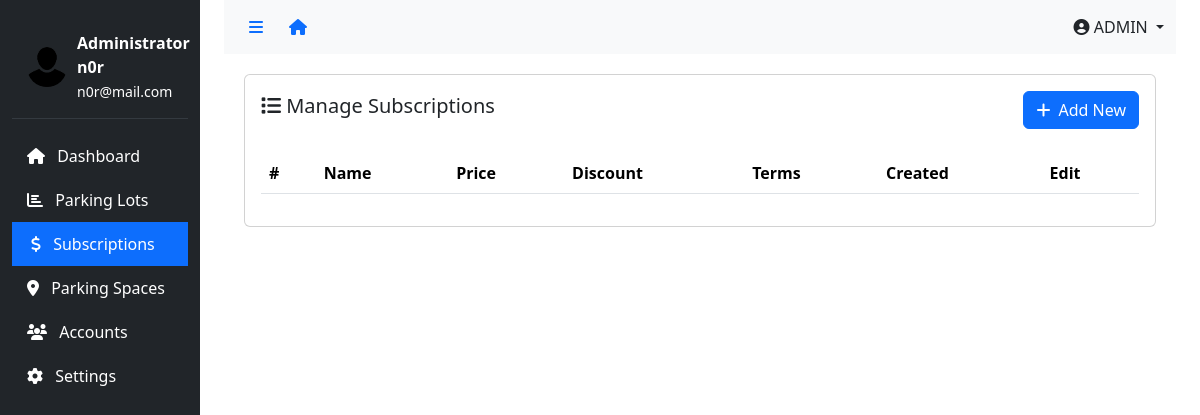
The app's page /dashboard/subscriptions (signed in), older data.
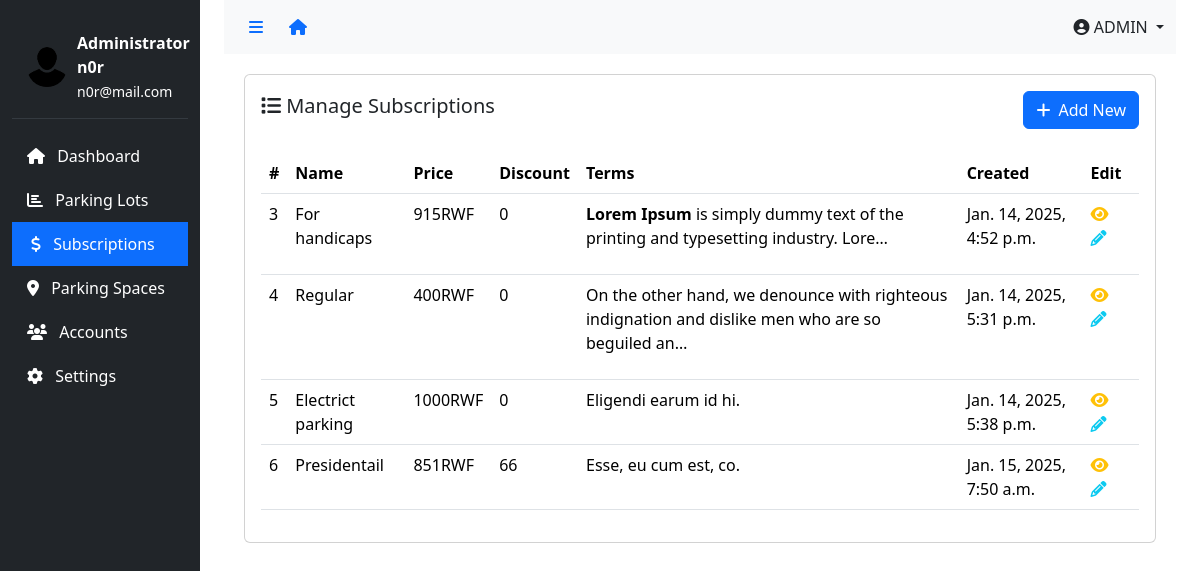
The same page, newer data.
### app/models.py (models this page shows, shortened)
class User(AbstractUser):
    class Role(models.TextChoices):
        ATTENDANTS = "ATTENDANTS", "Attendants"
        ADMIN = "ADMIN", "Admin"
        CLIENT = "CLIENT", "Client"
    role = models.CharField(
        max_length=50,
        choices=Role.choices,
        default=Role.CLIENT  # Set default role to CLIENT
    )
    phone_number = models.CharField(
        validators=[phone_regex],
        max_length=10,
        unique=True,
        null=True
    )
    groups = models.ManyToManyField(
        'auth.Group',
        related_name='users',
        blank=True,
        help_text='The groups this user belongs to.'
    )
    user_permissions = models.ManyToManyField(
        'auth.Permission',
        related_name='users',
        blank=True,
        help_text='Specific permissions for this user.'
    )

class Subscription(models.Model):
    name = models.CharField(max_length=255, unique=True)
    price = models.IntegerField()
    discount_rate = models.PositiveIntegerField(validators=[MaxValueValidator(100)])
    terms = models.TextField()
    created_at = models.DateTimeField(auto_now_add=True)

### app/views.py (the view)
# urls.py: path('dashboard/subscriptions', views.subscriptions, name="subscriptions"),
@login_required
@admin_required
def subscriptions(request):
    sublist = Subscription.objects.all()
    context={
        'subscriptions': sublist,
        'active_menu': 'subscriptions'
    }
    return render(request, "dashboard/subscriptions.html", context)

### app/templates/app/dashboard/subscriptions.html (shortened to what this page needs)
{% extends 'dashboard/base.html' %}
{% block content %}
    <div class="content">
        <div class="card">
            <div class="card-body">
    <div class="d-flex justify-content-between align-items-center">
        <h5 class="card-title"><i class="fas fa-list"></i> Manage Subscriptions</h5>
        <a href="{% url 'create_subscription' %}" class="btn btn-primary"><i class="fas fa-plus me-2"></i>Add New</a>
    </div>
<br>
              <div class="table-responsive">
                <table class="table" id="activityTable">
                  <thead>
                    <tr>
                      <th>#</th>
                      <th>Name</th>
                      <th>Price</th>
                      <th>Discount</th>
                      <th>Terms</th>
                      <th>Created</th>
                      <th>Edit</th>
                    </tr>
                  </thead>
                  <tbody>
                    {% for sub in subscriptions %}
                    <tr>
                      <td>{{ sub.id }}</td>
                      <td>{{ sub.name }}</td>
                      <td>{{ sub.price }}RWF</td>
                      <td>{{ sub.discount_rate }}</td>
                      <td>{{ sub.terms|safe|truncatechars:100 }}</td>
                      <td>{{ sub.created_at }}</td>
                      <td>
                        <a href="{% url 'subscription_view' sub.pk %}"><i class="fas fa-eye me-2 text-warning"></i></a>
                        <a href="{% url 'update_subscription' sub.pk %}"><i class="fas fa-pencil me-2 text-info"></i></a>
                    </td>
                    </tr>
                {% endfor %}
                  </tbody>
                </table>
              </div>
            </div>
          </div>
    </div>
{% endblock %}

### app/templates/app/dashboard/base.html (shortened to what this page needs)
{% load static %}
<!DOCTYPE html>
<html lang="en">
<head>
  <link href="https://cdnjs.cloudflare.com/ajax/libs/bootstrap/5.3.2/css/bootstrap.min.css" rel="stylesheet" />
  <link href="https://cdnjs.cloudflare.com/ajax/libs/font-awesome/6.4.2/css/all.min.css" rel="stylesheet" />
  <link href="https://cdnjs.cloudflare.com/ajax/libs/datatables/1.10.21/css/jquery.dataTables.min.css"
    rel="stylesheet" />
</head>
<body>
  <div class="container-fluid">
    <div class="row">
      {% if request.user.role == "ADMIN" %}
      {% include '../dashboard/includes/admin-sidebar.html' %}
      {% elif request.user.role == "ATTENDANTS" %}
      {% include '../dashboard/includes/attendant-sidebar.html' %}
      {% elif request.user.role == "CLIENT" %}
      {% include '../dashboard/includes/client-sidebar.html' %}
      {% else %}
      <p>No sidebar available for your role.</p>
      {% endif %}
      <div class="col-md-9 col-lg-10 ms-sm-auto px-md-4">
        {% include '../dashboard/includes/nav.html' %}
        {% block content %}{% endblock %}
      </div>
    </div>
  </div>
</body>
</html>

### app/templates/app/dashboard/includes/admin-sidebar.html
{% load static %}
<div class="col-md-3 col-lg-2 d-md-block sidebar" id="sidebar">
  <div class="position-sticky pt-3">
    <div class="user-info d-flex align-items-center">
      <img src="{% static 'img/pngwing.com.png' %}" alt="User" class="rounded-circle" />
      <div>
        <div class="fw-bold">Administrator</div>
        <div class="fw-bold">{{ user.username }}</div>
        <small>{{ user.email }}</small>
      </div>
    </div>
    <ul class="nav flex-column">
      <li class="nav-item">
        <a class="sidebar-link {% if active_menu == 'dashboard' %}active{% endif %}" href="{% url 'dashboard' %}" data-page="dashboard">
          <i class="fas fa-home me-2"></i> Dashboard
        </a>
      </li>
      <li class="nav-item">
        <a class="sidebar-link {% if active_menu == 'parking' %}active{% endif %}" href="{% url 'parking' %}" data-page="analytics">
          <i class="fas fa-chart-bar me-2"></i> Parking Lots
        </a>
      </li>
      <li class="nav-item">
        <a class="sidebar-link {% if active_menu == 'subscriptions' %}active{% endif %}" href="{% url 'subscriptions' %}" data-page="analytics">
          <i class="fas fa-dollar me-2"></i> Subscriptions
        </a>
      </li>
      <li class="nav-item">
        <a class="sidebar-link {% if active_menu == 'parkingspace' %}active{% endif %}" href="{% url 'parkingspace' %}" data-page="analytics">
          <i class="fas fa-location-dot me-2"></i> Parking Spaces
        </a>
      </li>
      <li class="nav-item">
        <a class="sidebar-link {% if active_menu == 'uaccounts' %}active{% endif %}" href="{% url 'uaccounts' %}" data-page="users">
          <i class="fas fa-users me-2"></i> Accounts
        </a>
      </li>
      <li class="nav-item">
        <a class="sidebar-link {% if active_menu == 'settings' %}active{% endif %}" href="#" data-page="settings">
          <i class="fas fa-cog me-2"></i> Settings
        </a>
      </li>
    </ul>
  </div>
</div>

### app/templates/app/dashboard/includes/nav.html (shortened to what this page needs)
<nav class="navbar navbar-expand-lg navbar-light bg-light">
  <div class="container-fluid d-flex align-items-center">
    <div class="d-flex align-items-center">
      <button class="btn btn-link" id="sidebarToggle">
        <i class="fas fa-bars"></i>
      </button>
      <a href="/" class="btn btn-link">
        <i class="fas fa-house"></i>
      </a>
    </div>
    <div class="ms-auto d-flex align-items-center">
      <div class="dropdown">
        <a class="nav-link dropdown-toggle" href="#" role="button" data-bs-toggle="dropdown">
          <i class="fas fa-user-circle"></i> {{ user.role }}
        </a>
      </div>
    </div>
  </div>
</nav>

### app/templates/app/dashboard/base.html (style rules this page uses)
.sidebar { min-height: 100vh; background: #212529; transition: all 0.3s; }
.sidebar-link { color: #fff; text-decoration: none; padding: 10px 15px; display: block; transition: all 0.3s; }
.sidebar-link:hover, .sidebar-link.active { background: #343a40; color: #fff; border-left: 4px solid #0d6efd; }
.sidebar-link.active { background: #0d6efd; }
.content { padding: 20px; }
#sidebarToggle { cursor: pointer; }
.user-info { color: white; padding: 15px; border-bottom: 1px solid #343a40; margin-bottom: 15px; }
.user-info img { width: 40px; height: 40px; margin-right: 10px; }

Row changes from the older to the newer data that the page shows:
added Subscription: id "3", name "For handicaps", price "915", discount_rate "0", terms "Lorem Ipsum is simply dummy text of the printing and typesetting industry. Lore…", created_at "Jan. 14, 2025, 4:52 p.m."
added Subscription: id "4", name "Regular", price "400", discount_rate "0", terms "On the other hand, we denounce with righteous indignation and dislike men who are so beguiled an…", created_at "Jan. 14, 2025, 5:31 p.m."
added Subscription: id "5", name "Electrict parking", price "1000", discount_rate "0", terms "Eligendi earum id hi.", created_at "Jan. 14, 2025, 5:38 p.m."
added Subscription: id "6", name "Presidentail", price "851", discount_rate "66", terms "Esse, eu cum est, co.", created_at "Jan. 15, 2025, 7:50 a.m."
